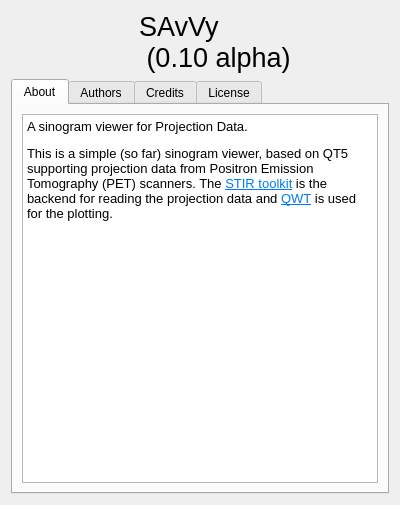
<?xml version="1.0" encoding="UTF-8"?>
<ui version="4.0">
 <class>AboutDialog</class>
 <widget class="QDialog" name="AboutDialog">
  <property name="geometry">
   <rect>
    <x>0</x>
    <y>0</y>
    <width>400</width>
    <height>505</height>
   </rect>
  </property>
  <property name="windowTitle">
   <string>Dialog</string>
  </property>
  <layout class="QVBoxLayout" name="verticalLayout_2">
   <item>
    <layout class="QGridLayout" name="gridLayout">
     <item row="1" column="1">
      <widget class="QLabel" name="label_2">
       <property name="minimumSize">
        <size>
         <width>250</width>
         <height>0</height>
        </size>
       </property>
       <property name="font">
        <font>
         <pointsize>20</pointsize>
        </font>
       </property>
       <property name="text">
        <string>SAvVy 
 (0.10 alpha)</string>
       </property>
      </widget>
     </item>
     <item row="1" column="0">
      <widget class="QLabel" name="label">
       <property name="text">
        <string/>
       </property>
       <property name="pixmap">
        <pixmap resource="../../resources.qrc">:/icons/resources/other_icons/icons8-microbeam-radiation-therapy-80.png</pixmap>
       </property>
      </widget>
     </item>
    </layout>
   </item>
   <item>
    <layout class="QVBoxLayout" name="verticalLayout">
     <item>
      <layout class="QVBoxLayout" name="verticalLayout_3">
       <item>
        <widget class="QTabWidget" name="Credits">
         <property name="currentIndex">
          <number>0</number>
         </property>
         <widget class="QWidget" name="tab">
          <attribute name="title">
           <string>About</string>
          </attribute>
          <layout class="QVBoxLayout" name="verticalLayout_5">
           <item>
            <layout class="QVBoxLayout" name="verticalLayout_4">
             <item>
              <widget class="QTextEdit" name="textEdit">
               <property name="enabled">
                <bool>true</bool>
               </property>
               <property name="readOnly">
                <bool>true</bool>
               </property>
               <property name="html">
                <string>&lt;!DOCTYPE HTML PUBLIC &quot;-//W3C//DTD HTML 4.0//EN&quot; &quot;http://www.w3.org/TR/REC-html40/strict.dtd&quot;&gt;
&lt;html&gt;&lt;head&gt;&lt;meta name=&quot;qrichtext&quot; content=&quot;1&quot; /&gt;&lt;style type=&quot;text/css&quot;&gt;
p, li { white-space: pre-wrap; }
&lt;/style&gt;&lt;/head&gt;&lt;body style=&quot; font-family:'Noto Sans'; font-size:10pt; font-weight:400; font-style:normal;&quot;&gt;
&lt;p style=&quot; margin-top:12px; margin-bottom:12px; margin-left:0px; margin-right:0px; -qt-block-indent:0; text-indent:0px;&quot;&gt;A sinogram viewer for Projection Data.&lt;/p&gt;
&lt;p style=&quot; margin-top:12px; margin-bottom:12px; margin-left:0px; margin-right:0px; -qt-block-indent:0; text-indent:0px;&quot;&gt;This is a simple (so far) sinogram viewer, based on QT5 supporting projection data from Positron Emission Tomography (PET) scanners. The &lt;a href=&quot;https://github.com/UCL/STIR&quot;&gt;&lt;span style=&quot; text-decoration: underline; color:#007af4;&quot;&gt;STIR toolkit&lt;/span&gt;&lt;/a&gt; is the backend for reading the projection data and &lt;a href=&quot;http://qwt.sourceforge.net/&quot;&gt;&lt;span style=&quot; text-decoration: underline; color:#007af4;&quot;&gt;QWT&lt;/span&gt;&lt;/a&gt; is used for the plotting.&lt;/p&gt;
&lt;p style=&quot;-qt-paragraph-type:empty; margin-top:0px; margin-bottom:0px; margin-left:0px; margin-right:0px; -qt-block-indent:0; text-indent:0px;&quot;&gt;&lt;br /&gt;&lt;/p&gt;
&lt;p style=&quot;-qt-paragraph-type:empty; margin-top:0px; margin-bottom:0px; margin-left:0px; margin-right:0px; -qt-block-indent:0; text-indent:0px;&quot;&gt;&lt;br /&gt;&lt;/p&gt;&lt;/body&gt;&lt;/html&gt;</string>
               </property>
              </widget>
             </item>
            </layout>
           </item>
          </layout>
         </widget>
         <widget class="QWidget" name="tab_2">
          <attribute name="title">
           <string>Authors</string>
          </attribute>
          <layout class="QVBoxLayout" name="verticalLayout_7">
           <item>
            <layout class="QVBoxLayout" name="verticalLayout_6">
             <item>
              <widget class="QLabel" name="label_4">
               <property name="text">
                <string>Nikos Efthimiou 
 Creator 
(n.efthymiou AT hull.ac.uk,
 nikos.efthimiou@gmail.com)</string>
               </property>
               <property name="wordWrap">
                <bool>true</bool>
               </property>
              </widget>
             </item>
             <item>
              <spacer name="verticalSpacer">
               <property name="orientation">
                <enum>Qt::Vertical</enum>
               </property>
               <property name="sizeHint" stdset="0">
                <size>
                 <width>20</width>
                 <height>40</height>
                </size>
               </property>
              </spacer>
             </item>
            </layout>
           </item>
          </layout>
         </widget>
         <widget class="QWidget" name="tab_3">
          <attribute name="title">
           <string>Credits</string>
          </attribute>
          <layout class="QVBoxLayout" name="verticalLayout_9">
           <item>
            <layout class="QVBoxLayout" name="verticalLayout_8">
             <item>
              <widget class="QLabel" name="label_3">
               <property name="text">
                <string>&lt;html&gt;&lt;head/&gt;&lt;body&gt;&lt;p&gt;Icons used &amp;quot;Gimp Pro&amp;quot; designed by Freepik from &lt;a href=&quot;https://d13yacurqjgara.cloudfront.net/users/56805/screenshots/1673897/gimp-icons-dribbble.png&quot;&gt;&lt;span style=&quot; text-decoration: underline; color:#007af4;&quot;&gt;github&lt;/span&gt;&lt;/a&gt;&lt;/p&gt;&lt;/body&gt;&lt;/html&gt;</string>
               </property>
               <property name="wordWrap">
                <bool>true</bool>
               </property>
              </widget>
             </item>
             <item>
              <widget class="QLabel" name="label_5">
               <property name="minimumSize">
                <size>
                 <width>200</width>
                 <height>0</height>
                </size>
               </property>
               <property name="text">
                <string>&lt;html&gt;&lt;head/&gt;&lt;body&gt;&lt;p&gt;Main application icon &amp;quot;Ultraviolet Healthcare Medical Facilities&amp;quot; by icons8 &lt;a href=&quot;https://visualpharm.com/free-icons/microbeam%20radiation%20therapy-595b40b75ba036ed117d9f8f&quot;&gt;&lt;span style=&quot; text-decoration: underline; color:#007af4;&quot;&gt;click here&lt;/span&gt;&lt;/a&gt;&lt;/p&gt;&lt;/body&gt;&lt;/html&gt;</string>
               </property>
               <property name="scaledContents">
                <bool>true</bool>
               </property>
               <property name="wordWrap">
                <bool>true</bool>
               </property>
              </widget>
             </item>
             <item>
              <spacer name="verticalSpacer_2">
               <property name="orientation">
                <enum>Qt::Vertical</enum>
               </property>
               <property name="sizeHint" stdset="0">
                <size>
                 <width>20</width>
                 <height>40</height>
                </size>
               </property>
              </spacer>
             </item>
            </layout>
           </item>
          </layout>
         </widget>
         <widget class="QWidget" name="tab_4">
          <attribute name="title">
           <string>License</string>
          </attribute>
          <layout class="QVBoxLayout" name="verticalLayout_11">
           <item>
            <layout class="QVBoxLayout" name="verticalLayout_10">
             <item>
              <widget class="QTextEdit" name="textEdit_2">
               <property name="readOnly">
                <bool>true</bool>
               </property>
               <property name="html">
                <string>&lt;!DOCTYPE HTML PUBLIC &quot;-//W3C//DTD HTML 4.0//EN&quot; &quot;http://www.w3.org/TR/REC-html40/strict.dtd&quot;&gt;
&lt;html&gt;&lt;head&gt;&lt;meta name=&quot;qrichtext&quot; content=&quot;1&quot; /&gt;&lt;style type=&quot;text/css&quot;&gt;
p, li { white-space: pre-wrap; }
&lt;/style&gt;&lt;/head&gt;&lt;body style=&quot; font-family:'Noto Sans'; font-size:10pt; font-weight:400; font-style:normal;&quot;&gt;
&lt;p style=&quot; margin-top:0px; margin-bottom:0px; margin-left:0px; margin-right:0px; -qt-block-indent:0; text-indent:0px;&quot;&gt;Copyright 2017 Nikos Efthimiou (nikos.efthimiou AT gmail.com)&lt;/p&gt;
&lt;p style=&quot; margin-top:12px; margin-bottom:12px; margin-left:0px; margin-right:0px; -qt-block-indent:0; text-indent:0px;&quot;&gt;&lt;br /&gt;&lt;/p&gt;
&lt;p style=&quot; margin-top:12px; margin-bottom:12px; margin-left:0px; margin-right:0px; -qt-block-indent:0; text-indent:0px;&quot;&gt;Licensed under the Apache License, Version 2.0 (the &amp;quot;License&amp;quot;);&lt;/p&gt;
&lt;p style=&quot; margin-top:12px; margin-bottom:12px; margin-left:0px; margin-right:0px; -qt-block-indent:0; text-indent:0px;&quot;&gt;you may not use this file except in compliance with the License.&lt;/p&gt;
&lt;p style=&quot; margin-top:12px; margin-bottom:12px; margin-left:0px; margin-right:0px; -qt-block-indent:0; text-indent:0px;&quot;&gt;&lt;br /&gt;&lt;/p&gt;
&lt;p style=&quot; margin-top:12px; margin-bottom:12px; margin-left:0px; margin-right:0px; -qt-block-indent:0; text-indent:0px;&quot;&gt;You may obtain a copy of the License at&lt;/p&gt;
&lt;p style=&quot; margin-top:12px; margin-bottom:12px; margin-left:0px; margin-right:0px; -qt-block-indent:0; text-indent:0px;&quot;&gt;&lt;a href=&quot;http://www.apache.org/licenses/LICENSE-2.0&quot;&gt;&lt;span style=&quot; text-decoration: underline; color:#007af4;&quot;&gt;http://www.apache.org/licenses/LICENSE-2.0&lt;/span&gt;&lt;/a&gt;&lt;/p&gt;
&lt;p style=&quot; margin-top:12px; margin-bottom:12px; margin-left:0px; margin-right:0px; -qt-block-indent:0; text-indent:0px;&quot;&gt;&lt;br /&gt;&lt;/p&gt;
&lt;p style=&quot; margin-top:12px; margin-bottom:12px; margin-left:0px; margin-right:0px; -qt-block-indent:0; text-indent:0px;&quot;&gt;Unless required by applicable law or agreed to in writing, software distributed under the License is distributed on an &amp;quot;AS IS&amp;quot; BASIS,WITHOUT WARRANTIES OR CONDITIONS OF ANY KIND, either express or implied.&lt;/p&gt;
&lt;p style=&quot; margin-top:12px; margin-bottom:12px; margin-left:0px; margin-right:0px; -qt-block-indent:0; text-indent:0px;&quot;&gt;See the License for the specific language governing permissions and limitations under the License.&lt;/p&gt;&lt;/body&gt;&lt;/html&gt;</string>
               </property>
              </widget>
             </item>
            </layout>
           </item>
          </layout>
         </widget>
        </widget>
       </item>
      </layout>
     </item>
    </layout>
   </item>
  </layout>
 </widget>
 <resources>
  <include location="../../resources.qrc"/>
 </resources>
 <connections/>
</ui>
